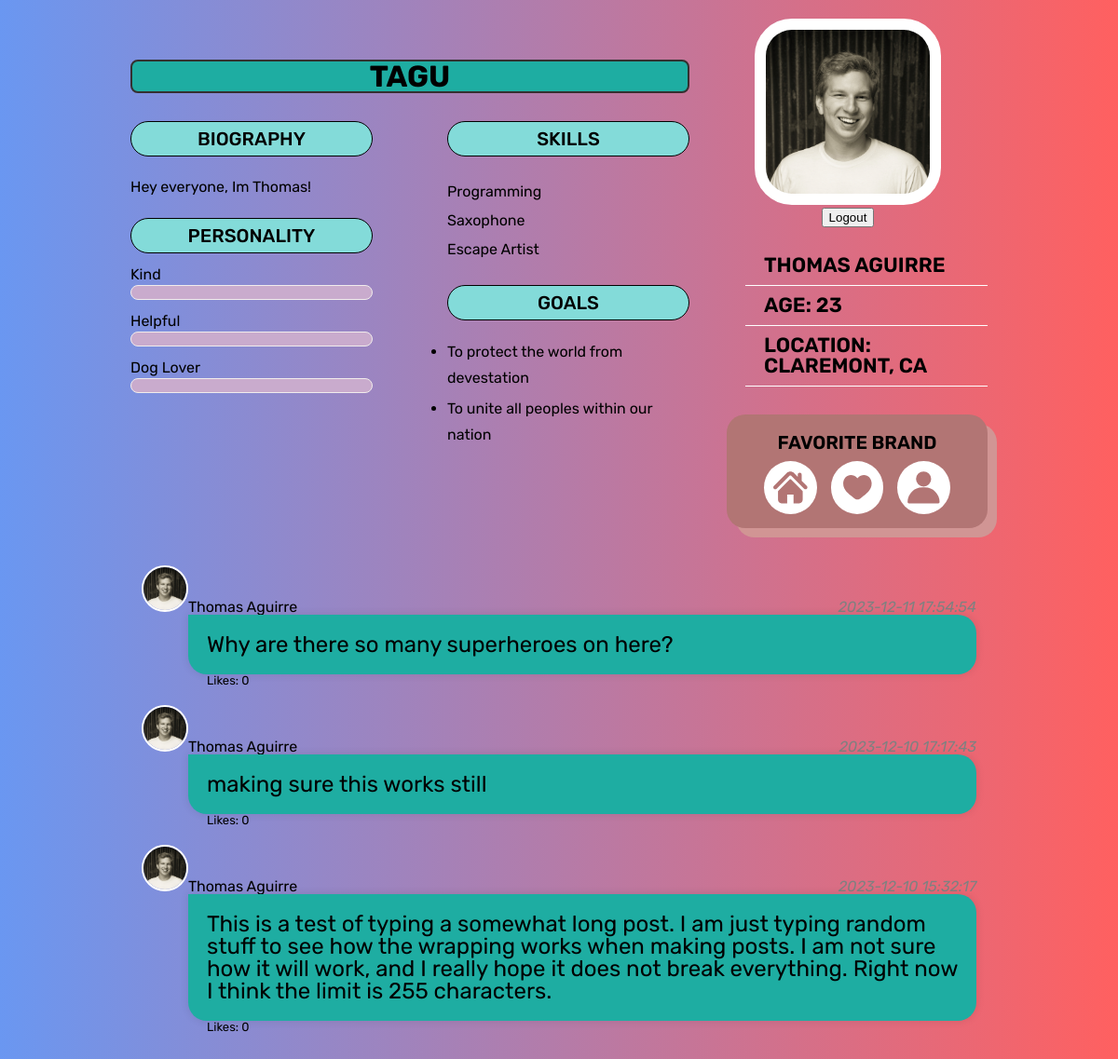
The page /profile.php (signed in) on the database its author committed.
### tables this page shows
CREATE TABLE `User` (
  `UserID` int NOT NULL AUTO_INCREMENT,
  `Username` varchar(255) DEFAULT NULL,
  `Email` varchar(255) DEFAULT NULL,
  `Password` varchar(255) DEFAULT NULL,
  `FirstName` varchar(255) DEFAULT NULL,
  `LastName` varchar(255) DEFAULT NULL,
  `DOB` date DEFAULT NULL,
  `PFP` varchar(255) DEFAULT NULL,
  `Location` varchar(255) DEFAULT NULL,
  `Bio` text,
  `Registered` date DEFAULT NULL,
  `Skill1` varchar(20) DEFAULT NULL,
  `Skill2` varchar(20) DEFAULT NULL,
  `Skill3` varchar(20) DEFAULT NULL,
  `Trait1` varchar(20) DEFAULT NULL,
  `Trait2` varchar(20) DEFAULT NULL,
  `Trait3` varchar(20) DEFAULT NULL,
  `Goal1` varchar(255) DEFAULT NULL,
  `Goal2` varchar(255) DEFAULT NULL,
  PRIMARY KEY (`UserID`)
);

CREATE TABLE `Post` (
  `PostID` int NOT NULL AUTO_INCREMENT,
  `UserID` int DEFAULT NULL,
  `Content` varchar(255) DEFAULT NULL,
  `PostDate` datetime DEFAULT NULL,
  `Likes` int DEFAULT NULL,
  PRIMARY KEY (`PostID`),
  KEY `UserID` (`UserID`),
  CONSTRAINT `Post_ibfk_1` FOREIGN KEY (`UserID`) REFERENCES `User` (`UserID`)
);

### back-end/get-user-info.php (called while the page is built, shortened)
<?php
include($_SERVER['DOCUMENT_ROOT'].'/back-end/db.php');
if(isset($_GET['user'])){
  $uid = $_GET['user'];
}
else {
  $uid = $_SESSION['userID'];
}
$selectQuery = "SELECT Username, Email, FirstName, LastName, DOB, PFP, Location, Bio, Skill1, Skill2, Skill3, Trait1, Trait2, Trait3, Goal1, Goal2
                FROM socialsync.User
                WHERE UserID = $uid";
$result = $conn->query($selectQuery);
if ($result->num_rows > 0) {
  while ($row = $result->fetch_assoc()) {
    $pfp = $row['PFP'];
    $Username = $row['Username'];
    $Location = $row['Location'];
    $Bio = $row['Bio'];
    $Fname = $row['FirstName'];
    $Lname = $row['LastName'];
    $DOB = $row['DOB'];
    $Skill1 = $row['Skill1'];
    $Skill2 = $row['Skill2'];
    $Skill3 = $row['Skill3'];
    $Trait1 = $row['Trait1'];
    $Trait2 = $row['Trait2'];
    $Trait3 = $row['Trait3'];
    $Goal1 = $row['Goal1'];
    $Goal2 = $row['Goal2'];
  }
}
else {
    echo "No User found.";
}
?>

### profile.php (the view, shortened to what this page needs)
<!DOCTYPE html>
<html>
    <head>
        <link href="./site.css" rel="stylesheet" type="text/css" />
        <link href="./index.css" rel="stylesheet" type="text/css" />
        <link href="./profile.css" rel="stylesheet" type="text/css" />
    </head>
    <body>
        <?php include($_SERVER['DOCUMENT_ROOT'].'/back-end/get-user-info.php'); ?>
        <div class="profile-page-wrapper">
                <div class="profile-container">
                    <div class="profile-row">
                            <div class="profile-left-panel">
                                <?php echo '<h1 class="profile-heading">'.$Username.'</h1>'; ?>
                                <div class="profile-column-row">
                                    <div class="profile-column">
                                            <div class="profile-tag-wrapper">biography</div>
                                            <?php echo '<div class="profile-biography-text">'.$Bio.'</div>'; ?>
                                            <div class="profile-tag-wrapper">personality</div>
                                            <div class="skill-range-slider">
                                                    <?php echo '<div class="range-slider-lebel">'.$Trait1.'</div>'; ?>
                                                    <div class="range-slider-container">
                                                    </div>
                                            </div>
                                            <div class="skill-range-slider">
                                                <?php echo '<div class="range-slider-lebel">'.$Trait2.'</div>'; ?>
                                                <div class="range-slider-container">
                                                </div>
                                            </div>
                                            <div class="skill-range-slider">
                                                <?php echo '<div class="range-slider-lebel">'.$Trait3.'</div>'; ?>
                                                <div class="range-slider-container">
                                                </div>
                                            </div>
                                    </div>
                                    <div class="profile-column column-2">
                                        <div class="profile-tag-wrapper">skills</div>
                                        <div class="profile-skill-container">
                                                <div class="p-skill-wrapper">
                                                     <?php echo '<div class="skill-lable">'.$Skill1.'</div>'; ?>
                                                </div>
                                                <div class="p-skill-wrapper">
                                                    <?php echo '<div class="skill-lable">'.$Skill2.'</div>'; ?>
                                               </div>
                                               <div class="p-skill-wrapper">
                                                    <?php echo '<div class="skill-lable">'.$Skill3.'</div>'; ?>
                                               </div>
                                        </div>
                                        <div class="profile-tag-wrapper">goals</div>
                                        <div class="profile-goal-container">
                                                <ul>
                                                    <?php echo '<li>'.$Goal1.'</li>'; ?>
                                                    <?php echo '<li>'.$Goal2.'</li>'; ?>
                                                </ul>
                                        </div>
                                    </div>
                                </div>
                            </div>
                            <div class="profile-right-panel">
                                        <div class="profile-photo-container">
                                            <?php echo '<img src="./assets/user/' . $pfp . '" alt="Profile Picture" class="profile-image x_large">'; ?>
                                        </div>
                                        <?php
                                            if($uid == $_SESSION['userID']) {
                                                echo '<form style="text-align: center" action="./back-end/logout.php">';
                                                echo '<input type="submit" value="Logout" />';
                                                echo '</form>';
                                            }
                                        ?>
                                        <div class="profile-details-container">
                                            <ul>
                                                <?php echo '<li>'.$Fname.' '.$Lname.'</li>'; ?>
                                                <?php
                                                    $from = new DateTime($DOB);
                                                    $to   = new DateTime('today');
                                                    echo '<li>age: <span>'.$from->diff($to)->y.'</span></li>';
                                                ?>
                                                <?php echo '<li>Location: <span class="caps">'.$Location.'</span></li>'; ?>
                                            </ul>
                                        </div>
                                        <div class="profile-fav-brand-container">
                                            <div class="p-b-front">
                                                <div class="p-brand-heading">favorite brand</div>
                                                <div class="profile-fav-row">
                                                    <div class="p-fav-item">
                                                    </div>
                                                    <div class="p-fav-item">
                                                    </div>
                                                    <div class="p-fav-item">
                                                    </div>
                                                </div>
                                            </div>
                                        </div>
                            </div>
                    </div>
                </div>
            <?php
                if(isset($_GET['user'])){
                    $calluser = $_GET['user'];
                }
                else {
                    $calluser = $_SESSION['userID'];
                }
                include($_SERVER['DOCUMENT_ROOT'].'/back-end/get-posts.php');
            ?>
        </div>
    </body>
</html>

### back-end/get-posts.php (shortened to what this page needs)
<?php
include($_SERVER['DOCUMENT_ROOT'].'/back-end/db.php');
if(isset($calluser)) {
    $selectQuery = "SELECT
                        P.Content,
                        P.PostDate,
                        P.Likes,
                        U.UserID,
                        U.FirstName,
                        U.LastName,
                        U.PFP
                    FROM
                        socialsync.Post P
                    JOIN
                        socialsync.User U ON P.UserID = U.UserID
                    WHERE P.UserID = $calluser
                    ORDER BY
                        P.PostDate DESC";
}
$result = $conn->query($selectQuery);
if ($result->num_rows > 0) {
    echo '<div class="post-container">';
    while ($row = $result->fetch_assoc()) {
        echo '<div class="post">';
        echo '<div class="post-heading">';
        echo '<a style="text-decoration:none;color:inherit" href="profile.php?user='.$row['UserID'].'">';
        echo '<img src="./assets/user/' . $row['PFP'] . '" alt="Profile Picture" class="profile-image small">';
        echo "<p>" . $row['FirstName'] . " " . $row['LastName'];
        echo '</a>';
        echo '<div class="post-date">';
        echo "<p>" . $row['PostDate'] . "</p>";
        echo "</div>";
        echo "</div>";
        echo '<div class="post-content">';
        echo "<p>" . $row['Content'] . "</p>";
        echo "</div>";
        echo '<div class="post-footer">';
        echo "<p>Likes: " . $row['Likes'] . "</p>";
        echo "</div>";
        echo "</div>";
    }
    echo "</div>";
} else {
    echo "No posts found.";
}
?>

### site.css (style rules this page uses)
body, html { height: 100%; margin: 0; padding: 0; }
body { font-family: Arial, sans-serif; background-color: #83dbd9; }
.post-container { margin: 20px; padding: 20px; border-radius: 8px; }
.post { display: flex; flex-direction: column; margin-bottom: 20px; padding-right: 10%; padding-left: 10%; }
.post-heading { display: flex; flex-direction: row; align-items: flex-end; }
.post-date { color: gray; font-style: italic; margin-left: auto; }
.post-content { background-color: #1eada2; padding: 20px; margin-left: 50px; border-radius: 0px 20px 20px 20px; box-shadow: 0 0 10px rgba(0, 0, 0, 0.1); font-size: x-large; }
.post-footer { display: flex; flex-direction: row; margin-left: 70px; font-size: small; }
.post p { margin: 0; }
.profile-image { overflow: hidden; border-radius: 50%; border: 2px solid #fff; }
.profile-image.small { width: 50px; height: 50px; }
.profile-image.x_large { width: 200px; height: 200px; }

### index.css (style rules this page uses)
*, *::before, *::after { box-sizing: border-box }
body { font-family: 'Rubik', sans-serif; margin: 0; padding: 0; font-size: 100%; line-height: 1; text-rendering: optimizeLegibility; -webkit-font-smoothing: antialiased; -webkit-text-size-adjust: 100%; font-synthesis-weight: none; background-color: #00c9f9; }

### rows shown on the page
user: Username "TAGU", Bio "Hey everyone, Im Thomas!", Trait1 "Kind", Trait2 "Helpful", Trait3 "Dog Lover", Skill1 "Programming", Skill2 "Saxophone", Skill3 "Escape Artist", Goal1 "To protect the world from devestation", Goal2 "To unite all peoples within our nation", PFP (picture), FirstName "THOMAS", LastName "AGUIRRE", DOB "23", Location "CLAREMONT, CA"
post: UserID.PFP (picture), UserID.FirstName "Thomas", UserID.LastName "Aguirre", PostDate "2023-12-11 17:54:54", Content "Why are there so many superheroes on here?", Likes "0"
post: UserID.PFP (picture), UserID.FirstName "Thomas", UserID.LastName "Aguirre", PostDate "2023-12-10 17:17:43", Content "making sure this works still", Likes "0"
post: UserID.PFP (picture), UserID.FirstName "Thomas", UserID.LastName "Aguirre", PostDate "2023-12-10 15:32:17", Content "This is a test of typing a somewhat long post. I am just typing random stuff to see how the wrapping works when making posts. I am not sure how it will work, and I really hope it does not break everything. Right now I think the limit is 255 characters.", Likes "0"
